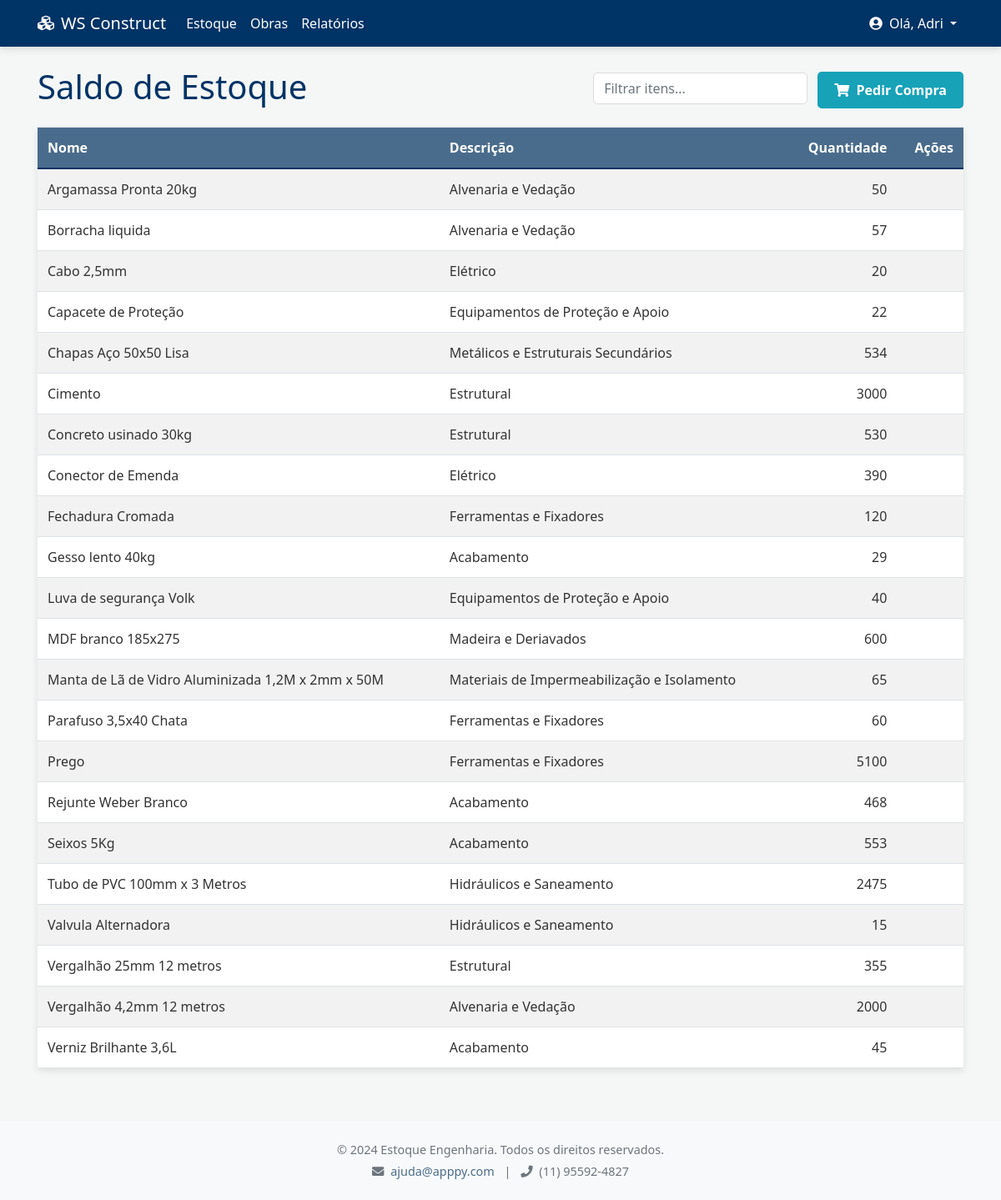
The page /estoque (signed in) on the database its author committed.
### tables this page shows
CREATE TABLE itens_estoque (
        id INTEGER PRIMARY KEY AUTOINCREMENT,
        nome TEXT UNIQUE NOT NULL,
        descricao_id INTEGER,
        quantidade INTEGER NOT NULL DEFAULT 0,
        preco_unitario REAL,
        FOREIGN KEY (descricao_id) REFERENCES descricoes (id)
    );

CREATE TABLE descricoes (
        id INTEGER PRIMARY KEY AUTOINCREMENT,
        nome TEXT UNIQUE NOT NULL
    );

### app.py (the view)
@app.route('/estoque')
def ver_estoque():
    usuario = session.get('usuario')
    if not usuario:
        return redirect(url_for('login'))
    if not auth.tem_permissao(usuario['role'], 'ver_estoque'):
        flash("Você não tem permissão para acessar esta página.", "danger")
        return redirect(url_for('dashboard'))
    itens_estoque = estoque.listar_itens()
    descricoes_disponiveis = gerenciamento.listar_descricoes()
    return render_template('estoque.html', usuario=usuario, itens=itens_estoque, descricoes=descricoes_disponiveis)

### app.py (called while the page is built)
@app.context_processor
def inject_permissions():
    return dict(PERMISSOES=auth.PERMISSOES)

@app.context_processor
def inject_auth():
    return dict(auth=auth)

@app.context_processor
def inject_notifications():
    if 'usuario' in session and session['usuario']['role'] == 'administracao':
        pedidos_pendentes_count = len(pedidos.listar_pedidos_pendentes())
        return dict(pedidos_pendentes_count=pedidos_pendentes_count)
    return dict(pedidos_pendentes_count=0)

### auth.py (called while the page is built)
def tem_permissao(role: str, acao: str) -> bool:
    permissoes_do_role = PERMISSOES.get(role, [])
    if 'all' in permissoes_do_role:
        return True
    return acao in permissoes_do_role

### database.py (called while the page is built)
def conectar_bd():
    try:
        conn = sqlite3.connect(DB_NAME)
        conn.row_factory = sqlite3.Row  # Permite acessar colunas pelo nome
        return conn
    except sqlite3.Error as e:
        logging.error(f"Erro ao conectar ao banco de dados: {e}")
        return None

### estoque.py (called while the page is built)
def listar_itens():
    conn = conectar_bd()
    if not conn: return []
    cursor = conn.cursor()
    cursor.execute("""
        SELECT i.id, i.nome, i.quantidade, i.preco_unitario, d.nome as descricao
        FROM itens_estoque i
        LEFT JOIN descricoes d ON i.descricao_id = d.id
        ORDER BY i.nome
    """)
    itens = cursor.fetchall()
    conn.close()
    return [dict(item) for item in itens] # Converte para lista de dicionários

### gerenciamento.py (called while the page is built)
def listar_descricoes():
    conn = conectar_bd()
    if not conn: return []
    cursor = conn.cursor()
    cursor.execute("SELECT id, nome FROM descricoes ORDER BY nome")
    descricoes = cursor.fetchall()
    conn.close()
    return [dict(d) for d in descricoes]

### templates/estoque.html (shortened to what this page needs)
{% extends "base.html" %}
{% block content %}
        <div class="d-flex justify-content-between align-items-center mb-3">
            <h1>Saldo de Estoque</h1>
            <div>
                <input type="text" id="filtroTabela" class="form-control d-inline-block w-auto" placeholder="Filtrar itens...">
                {% if usuario.role == 'administracao' %}
                <a href="{{ url_for('registrar_movimentacao') }}" class="btn btn-success ml-2"><i class="fas fa-dolly-flatbed mr-1"></i> Entrada Direta</a>
                {% else %}
                <button type="button" class="btn btn-info ml-2" data-toggle="modal" data-target="#modalPedirCompra">
                    <i class="fas fa-shopping-cart mr-1"></i> Pedir Compra
                </button>
                {% endif %}
            </div>
        </div>
        {% if not itens %}
            <div class="alert alert-warning">Nenhum item encontrado no estoque.</div>
        {% else %}
            <table class="table table-striped table-hover">
                <thead>
                    <tr>
                        <th>Nome</th>
                        <th>Descrição</th>
                        <th class="text-right">Quantidade</th>
                        <th class="text-right">Ações</th>
                    </tr>
                </thead>
                <tbody id="corpoTabela">
                    {% for item in itens %}
                    <tr class="{% if usuario.role == 'administracao' and item.quantidade <= 50 %}table-danger{% endif %}">
                        <td>{{ item.nome }}</td>
                        <td>{{ item.descricao }}</td>
                        <td class="text-right">
                            {{ item.quantidade }}
                        </td>
                        <td class="text-right">
                        </td>
                    </tr>
                    {% endfor %}
                </tbody>
            </table>
        {% endif %}
{% endblock %}

### static/css/style.css (style rules this page uses)
:root { --cor-primaria: #003366; --cor-secundaria: #4a6c8c; --cor-fundo: #f4f7f6; --cor-texto: #333333; --cor-borda: #dddddd; --cor-sucesso: #28a745; --cor-perigo: #dc3545; --cor-aviso: #ffc107; --cor-info: #17a2b8; --cor-branco: #ffffff; --sombra-padrao: 0 4px 8px rgba(0, 0, 0, 0.1); }
body { font-family: 'Segoe UI', Tahoma, Geneva, Verdana, sans-serif; background-color: var(--cor-fundo); background-attachment: fixed; color: var(--cor-texto); animation: fadeIn 0.5s ease-in-out; display: flex; flex-direction: column; min-height: 100vh; }
h1, h2, h3, h4, h5, h6 { color: var(--cor-primaria); }
.btn { border-radius: 5px; padding: 10px 20px; font-weight: bold; transition: transform 0.2s ease, box-shadow 0.2s ease; border: none; }
.btn-info { background-color: var(--cor-info); }
.table { background-color: var(--cor-branco); box-shadow: var(--sombra-padrao); color: #333; }
.table thead th { background-color: var(--cor-secundaria); color: var(--cor-branco); border-bottom: 2px solid var(--cor-primaria); }
.table-hover tbody tr { transition: background-color 0.3s ease, transform 0.2s ease; }
.form-control { border-radius: 5px; border: 1px solid var(--cor-borda); transition: border-color 0.3s ease, box-shadow 0.3s ease; }

### rows shown on the page
itens_estoque: nome "Argamassa Pronta 20kg", descricao "Alvenaria e Vedação", quantidade "50"
itens_estoque: nome "Borracha liquida", descricao "Alvenaria e Vedação", quantidade "57"
itens_estoque: nome "Cabo 2,5mm", descricao "Elétrico", quantidade "20"
itens_estoque: nome "Capacete de Proteção", descricao "Equipamentos de Proteção e Apoio", quantidade "22"
itens_estoque: nome "Chapas Aço 50x50 Lisa", descricao "Metálicos e Estruturais Secundários", quantidade "534"
itens_estoque: nome "Cimento", descricao "Estrutural", quantidade "3000"
itens_estoque: nome "Concreto usinado 30kg", descricao "Estrutural", quantidade "530"
itens_estoque: nome "Conector de Emenda", descricao "Elétrico", quantidade "390"
itens_estoque: nome "Fechadura Cromada", descricao "Ferramentas e Fixadores", quantidade "120"
itens_estoque: nome "Gesso lento 40kg", descricao "Acabamento", quantidade "29"
itens_estoque: nome "Luva de segurança Volk", descricao "Equipamentos de Proteção e Apoio", quantidade "40"
itens_estoque: nome "MDF branco 185x275", descricao "Madeira e Deriavados", quantidade "600"
itens_estoque: nome "Manta de Lã de Vidro Aluminizada 1,2M x 2mm x 50M", descricao "Materiais de Impermeabilização e Isolamento", quantidade "65"
itens_estoque: nome "Parafuso 3,5x40 Chata", descricao "Ferramentas e Fixadores", quantidade "60"
itens_estoque: nome "Prego", descricao "Ferramentas e Fixadores", quantidade "5100"
itens_estoque: nome "Rejunte Weber Branco", descricao "Acabamento", quantidade "468"
itens_estoque: nome "Seixos 5Kg", descricao "Acabamento", quantidade "553"
itens_estoque: nome "Tubo de PVC 100mm x 3 Metros", descricao "Hidráulicos e Saneamento", quantidade "2475"
itens_estoque: nome "Valvula Alternadora", descricao "Hidráulicos e Saneamento", quantidade "15"
itens_estoque: nome "Vergalhão 25mm 12 metros", descricao "Estrutural", quantidade "355"
itens_estoque: nome "Vergalhão 4,2mm 12 metros", descricao "Alvenaria e Vedação", quantidade "2000"
itens_estoque: nome "Verniz Brilhante 3,6L", descricao "Acabamento", quantidade "45"

### other values the page prints
{{ usuario.username }} "Adri"
